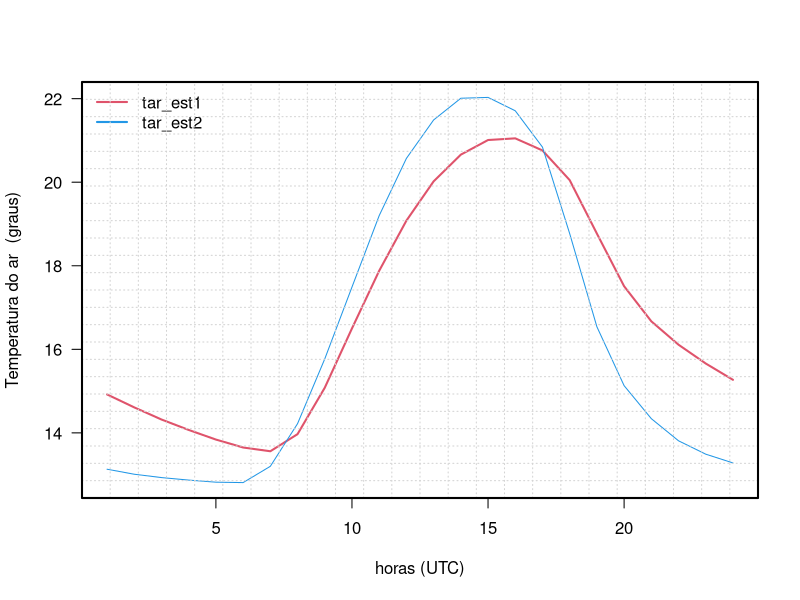

Write R code to recreate this figure.
## ---- chunk 1
knitr::opts_chunk$set(echo = TRUE,
                      comment = "",
                      prompt = FALSE, 
                      collapse = TRUE 
                      )

library(tidyverse)
## ---- chunk 2
x <- c(seq(from = 3, to = 6, by = 0.1))

(y <- exp(x) * cos(x))
## ---- chunk 3
a1 <- seq(3, len = 12, by = 3)
a2 <- seq(1, len = 12, by = 3)
a3 <- 1:25

(q_2a <- c(rep((0.1^a1 * 0.2^a2), len = 12)))

(q_2b <- rep((2^a3 / a3), len = 24))
## ---- chunk 4
(dds <- c(domingo = 1, segunda = 2, terca = 3, quarta = 4, quinta = 5, sexta = 6, sabado = 7))

## ---- chunk 5
set.seed(3)
(anos <- c(sample(1890:2015, 10), 2100, 2300))
(condicao_1 <- c(anos %% 4))
(condicao_2 <- anos %% 100)
(condicao_3 <- anos %% 400)
bissextos <- ifelse(
  test = (condicao_1 == 0) & (condicao_2 != 0) | (condicao_3 == 0),
  yes = "sim",
  no = "não"
)
bissextos
## ---- chunk 6
(posicao_bissextos <- which(bissextos == "sim"))
anos[posicao_bissextos]
## ---- chunk 7
ndias <- ifelse(
  test = (condicao_1 == 0) & (condicao_2 != 0) | (condicao_3 == 0),
  yes = 366,
  no = 365
)
names(ndias) <- anos
ndias
## ---- chunk 8
total_bissextos <- ifelse(
  test = ndias == 366,
  yes = 1,
  no = 0
)
sum(total_bissextos)
## ---- chunk 9
c(-30, seq(0, 20, by = 5), 30)
## ---- chunk 10
seq(1, 0, by = -0.2)
## ---- chunk 11
seq(-pi, pi, len = 10)
## ---- chunk 12
rep(-1:5, times = 2:8)
## ---- chunk 13
rep(c(5, 4, 3, 2, 1, 2, 3, 4, 5), c(5, 4, 3, 2, 1, 2, 3, 4, 5))
## ---- chunk 14
v3 <- c(11, 0.25, 7, 2)
## ---- chunk 15
v0 <- c()
## ---- chunk 16
v3 <- c(11, 0.25, 7, 2)
v2 <- v3[1:2]
v1 <- v3[1]
v0 <- c()

seq(along = v3)
seq(along = v2)
seq(along = v1)
seq_along(v0)
## ---- chunk 17
tar_est1 <- c(
  14.92, 14.61, 14.32, 14.07, 13.84, 13.65, 13.56, 13.97, 15.08,
  16.5, 17.88, 19.08, 20.02, 20.66, 21.01, 21.05, 20.76, 20.05,
  18.77, 17.51, 16.67, 16.11, 15.66, 15.27
)
tar_est2 <- c(
  13.13, 13.01, 12.93, 12.87, 12.82, 12.81, 13.2, 14.22, 15.77,
  17.49, 19.2, 20.57, 21.49, 22.01, 22.03, 21.71, 20.84, 18.77,
  16.54, 15.13, 14.34, 13.81, 13.49, 13.28
)
## ---- chunk 18
horas <- 0:23
names(tar_est1) <- horas
names(tar_est2) <- horas
plot(tar_est1,
     type = "l",
     lwd = 2,
     col = 2,
     # main = "",
     xlab = "horas (UTC)",
     ylab = "Temperatura do ar  (graus)",
     yaxt = "n",
     ylim = c(min(tar_est2), max(tar_est2))
)
points(tar_est2, type = "l", col = 4)
legend("topleft", 
       legend = c("tar_est1", "tar_est2"), 
       col = c(2, 4), 
       lwd = 2, 
       bty = "n")
grid(nx = 24)
box(lwd = 2)
axis(side = 2, las = 1)
## ---- chunk 19
tmed_est1 <- mean(tar_est1)
tmed_est2 <- mean(tar_est2)

(tmed_est1 <- round(tmed_est1, 1))
(tmed_est2 <- round(tmed_est2, 1))
## ---- chunk 20
if (tmed_est1 - tmed_est2 == 0)
{print("tmed_est1 = tmed_est2")}

if(tmed_est1 - tmed_est2 > 0)
{print("tmed_est1")} else {
  print("tmed_est2")
}
## ---- chunk 21
tar_est1[order(tar_est1, decreasing = TRUE)][3]
tar_est2[order(tar_est2, decreasing = TRUE)][3]
## ---- chunk 22
atd_est1 <- max(tar_est1) - min(tar_est1)
(atd_est1 = round(atd_est1, 1))
atd_est2 <- max(tar_est2) - min(tar_est2)
(atd_est2 = round(atd_est2, 1))
## ---- chunk 23
(hmax_est1 <- c(horas[which(tar_est1 == max(tar_est1))]))
(hmax_est2 <- c(horas[which(tar_est2 == max(tar_est2))]))

(hmin_est1 <- c(horas[which(tar_est1 == min(tar_est1))])) 
(hmin_est2 <- c(horas[which(tar_est2 == min(tar_est2))]))
## ---- chunk 24
dif_tar <- abs(tar_est2 - tar_est1)
dif_tar[which.max(dif_tar)]
## ---- chunk 25
(h_dif_tar <- c(horas[which.max(dif_tar)]))
## ---- chunk 26
hps_tar1 <- tar_est1[horas > hmax_est1]
hps_est1 <- diff(hps_tar1)
(hps_est1 <- names(which.min(hps_est1)))

hps_tar2 <- tar_est2[horas > hmax_est2]
hps_est2 <- diff(hps_tar2)
(hps_est2 <- names(which.min(hps_est2)))
## ---- chunk 27
(temps_prox <- c(horas[which(abs(tar_est1 - tar_est2) < 0.5)]))
## ---- chunk 28
(tar_met1 <- (max(tar_est2) + min(tar_est2)) / 2)

(tar_met2 <- (max(tar_est2) + min(tar_est2) + (tar_est2[10]) + (2 * tar_est2[22])) / 5)

(tar_met3 <- (tar_est2[8] + tar_est2[15] + (2 * tar_est2[22])) / 4)
## ---- chunk 29
options(digits = 3)
tmed_est1 <- (max(tar_est1) + min(tar_est1)) / 2
A1 <- (max(tar_est1) - min(tar_est1)) / 2

arg_est1_c1 <- ifelse(test = (horas < hmin_est1),
                      yes = arg_est1_c1 <- pi * ((horas + 10) / (10 + hmin_est1)),
                      no = 0
); arg_est1_c2 <- ifelse(test = (hmin_est1 <= horas & horas < hmax_est1),
                         yes = arg_est1_c2 <- pi * ((horas - hmin_est1) / (14 - hmin_est1)),
                         no = arg_est1_c1
); arg_est1 <- ifelse(test = (horas > hmax_est1),
                      yes = arg_est1 <- pi * ((14 - horas) / (10 + hmin_est1)),
                      no = arg_est1_c2)

(tcalc_est1 <- ifelse(test =  (hmin_est1 <= horas & horas < hmax_est1),
                      yes = tcalc_est1 <- tmed_est1 - A1 * cos(arg_est1),
                      no = tcalc_est1 <- tmed_est1 + A1 * cos(arg_est1)
))

tmed_est2 <- (max(tar_est2) + min(tar_est2)) / 2
A2 <- (max(tar_est2) - min(tar_est2)) / 2

arg_est2_c1 <- ifelse(test = (horas < hmin_est2),
                      yes = arg_est2_c1 <- pi * ((horas + 10) / (10 + hmin_est2)),
                      no = 0
); arg_est2_c2 <- ifelse(test = (hmin_est2 <= horas & horas < hmax_est2),
                         yes = arg_est2_c2 <- pi * ((horas - hmin_est2) / (14 - hmin_est2)),
                         no = arg_est2_c1
); arg_est2 <- ifelse(test = (horas > hmax_est2),
                      yes = arg_est2 <- pi * ((14 - horas) / (10 + hmin_est2)),
                      no = arg_est2_c2)

(tcalc_est2 <- ifelse(test =  (hmin_est2 <= horas & horas < hmax_est2),
                      yes = tcalc_est2 <- tmed_est2 - A2 * cos(arg_est2),
                      no = tcalc_est2 <- tmed_est2 + A2 * cos(arg_est2)
))
## ---- chunk 30
(RMSE1 <- sqrt(mean((tcalc_est1 - tar_est1)^2)))
(RMSE2 <- sqrt(mean((tcalc_est2 - tar_est2)^2)))
## ---- chunk 31
(r1 <- (mean((tar_est1 - mean(tar_est1)) * (tcalc_est1 - mean(tcalc_est1)))) / sqrt(mean((tar_est1 - mean(tar_est1))^2 * (tcalc_est1 - mean(tcalc_est1))^2)))

(r2 <- (mean((tar_est2 - mean(tar_est2)) * (tcalc_est2 - mean(tcalc_est2)))) / sqrt(mean((tar_est2 - mean(tar_est2))^2 * (tcalc_est2 - mean(tcalc_est2))^2))) 
